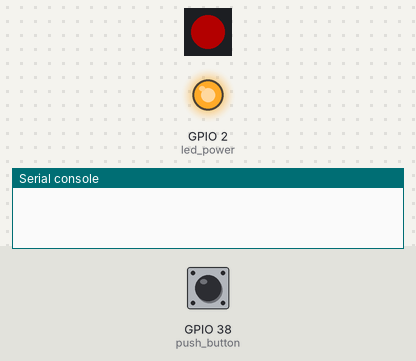
Recording of a program running on a simulated ESP32 board running MicroPython. Shown: 1 RGB LEDs in strip order, left to right, output pins drawn as LEDs (lit = HIGH), the last lines printed to the serial console. The inputs (shaded band) are chosen by the test bench; at power-on: GPIO 38 (push_button) HIGH. Dim RGB values are drawn brighter than linear. At 4.3 s the program stops and its outputs stay as they are.

Above: at 1.2 s.
1.3 s: GPIO 38 (push_button) pulled LOW for 0.15 s
At 1.45 s:
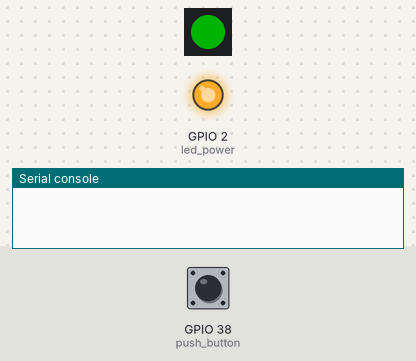
3.1 s: GPIO 38 (push_button) pulled LOW for 1 s
At 4.8 s:
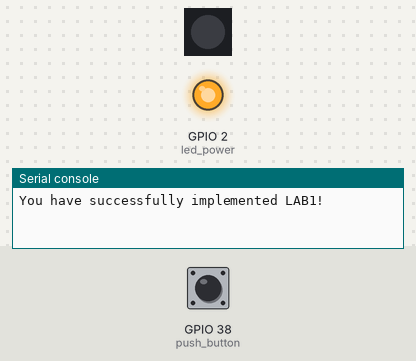
Timing chart, 0 to 5.8 s (numbered marks = the images above; inputs shaded):
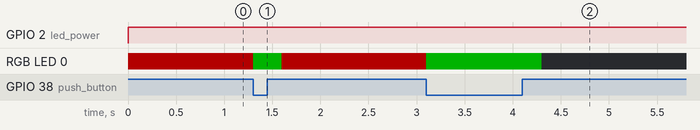

Measured:
- after the input at 1.3 s, RGB LED 0: RGB(60, 0, 0) → RGB(0, 60, 0) at once, → RGB(60, 0, 0) 0.30 s later
- after the input at 3.1 s, RGB LED 0: RGB(60, 0, 0) → RGB(0, 60, 0) at once, → off 1.2 s later

The program:

switchpress.py
```python
from machine import Pin
from neopixel import NeoPixel
from time import sleep

# Onboard RGB LED is connected to IO_0
# Create output pin on GPIO_0
led_board = Pin(0, Pin.OUT)
led_power = Pin(2, Pin.OUT)
led_power.value(1) #turns on RGB LED
np = NeoPixel(led_board, 1)

push_button = Pin(38, Pin.IN)

numPressed = 0
while numPressed < 5:
    logic_state = push_button()
    if logic_state == False:
        np[0] = (0, 60, 0)
        np.write()
        numPressed += 1
        sleep(0.3)
    else:
        np[0] = (60, 0, 0)
        np.write()

np[0] = (0, 0, 0)
np.write()
print("You have successfully implemented LAB1!")
```
